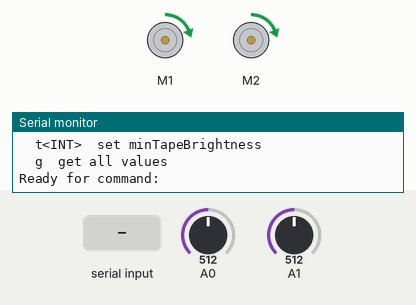
A sketch run on a simulated Arduino Uno, built with avr-gcc and run on an emulated ATmega328P. On the bench: 2 × DC motor (green arrow = forward, orange = backward, longer = faster), the last lines printed to the serial monitor. Inputs (shaded band) come from the test bench; at power-on: A0 = 512, A1 = 512.

Above: at 1.2 s.
1.3 s: "s90\n" received over Serial
At 2.0 s:
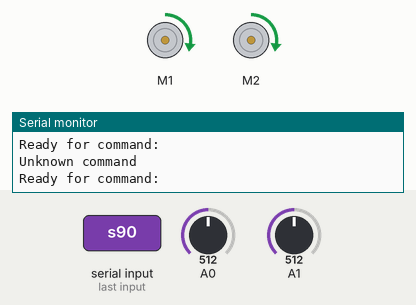
2.8 s: A0 set to 716
At 4.0 s:
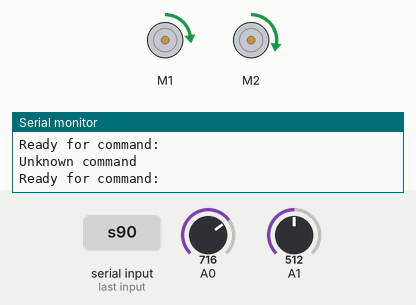
4.3 s: A1 set to 716
At 5.4 s:
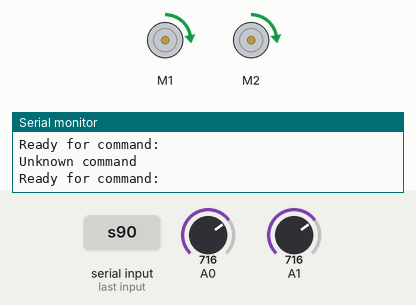
5.8 s: "f90\n" received over Serial
At 6.7 s:
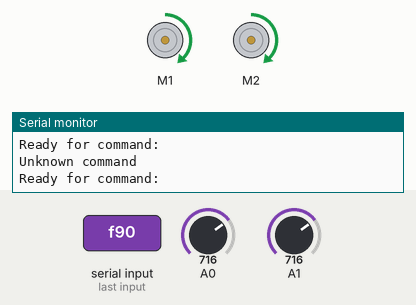
7.3 s: A0 set to 1023
At 7.6 s:
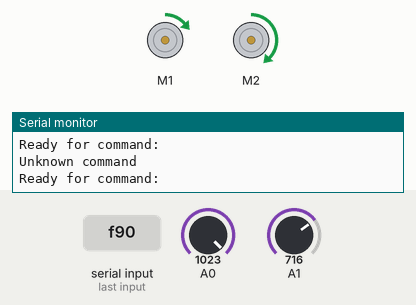
8.8 s: "s,45\n" received over Serial
At 10.2 s:
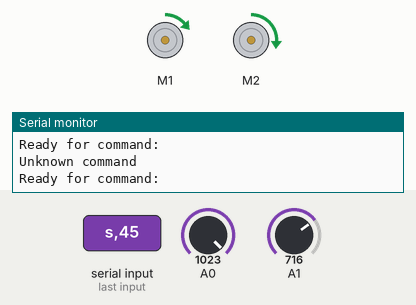
Timing chart, 0 to 11.3 s (numbered marks = the images above; inputs shaded):
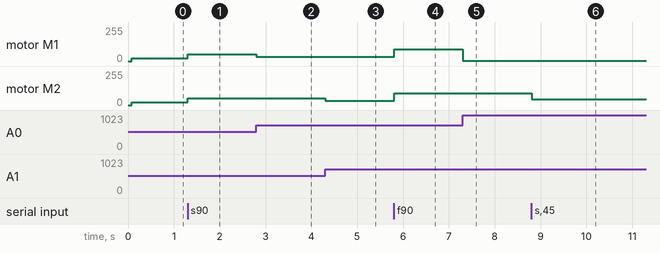

Measured:
- after the input at 1.3 s, motor M1, motor M2: forward 19/255 → forward 52/255 at once
- after the input at 2.8 s, motor M1: forward 52/255 → forward 31/255 at once
- after the input at 4.3 s, motor M2: forward 52/255 → forward 31/255 at once
- after the input at 5.8 s, motor M1, motor M2: forward 31/255 → forward 90/255 at once
- after the input at 7.3 s, motor M1: forward 90/255 → forward 1/255 at once
- after the input at 8.8 s, motor M2: forward 90/255 → forward 45/255 at once

The sketch:

Line_Follower.ino
```cpp
#include <Wire.h>
#include <Adafruit_MotorShield.h>
#include "utility/Adafruit_MS_PWMServoDriver.h"

Adafruit_MotorShield AFMS = Adafruit_MotorShield();

Adafruit_DCMotor *left=AFMS.getMotor(1);
Adafruit_DCMotor *right=AFMS.getMotor(2);

// #define DEBUG  // print sensor and motor data to serial
#define SERIAL_INPUT  // rudimentary serial control

int maxFloorBrightness = 900;
int minTapeBrightness = 750;

int leftSensor;
int rightSensor;

int maxSpeed=32;

int leftSpeed;
int rightSpeed;

int leftError;
int rightError;

int oldLeftError;
int oldRightError;

void setup() {
  Serial.begin(9600);  // initialize serial port
  AFMS.begin();  // initialize motor shield

  #ifdef SERIAL_INPUT
    Serial.println("Available commands:\n\ts<INT>\tset maxSpeed\n\tf<INT>\tset maxFloorBrightness\n\tt<INT>\tset minTapeBrightness\n\tg\tget all values");
    Serial.println("\nReady for command:");
  #endif

  // set motor direction
  left->run(FORWARD);
  right->run(FORWARD);
}

void loop() {
  // Serial Input
  #ifdef SERIAL_INPUT
    if (Serial.available() > 0) {
      switch (Serial.peek()) {
        case 's':
          Serial.read();  // clear first char
          maxSpeed = Serial.parseInt();
          Serial.print("Set maxSpeed to ");
          Serial.println(maxSpeed);
          break;
        case 'f':
          Serial.read();
          maxFloorBrightness = Serial.parseInt();
          Serial.print("Set maxFloorBrightness to ");
          Serial.println(maxFloorBrightness);
          break;
        case 't':
          Serial.read();
          minTapeBrightness = Serial.parseInt();
          Serial.print("Set minTapeBrightness to ");
          Serial.println(minTapeBrightness);
          break;
        case 'g':
          Serial.read();
          Serial.println("Current values:");
          Serial.print("maxSpeed\t");
          Serial.println(maxSpeed);
          Serial.print("maxFloorBrightness\t");
          Serial.println(maxFloorBrightness);
          Serial.print("minTapeBrightness\t");
          Serial.println(minTapeBrightness);
          break;
        default:
          Serial.println("Unknown command");
          while(Serial.available()) {  // clear input buffer
            Serial.read();
            delay(10);
          }
          break;
      }
      Serial.println("\nReady for command:");
    }
  #endif

  leftSensor = 1024 - analogRead(A0);
  rightSensor = 1024 - analogRead(A1);

  // PRECALCULATIONS
  leftError = constrain(maxFloorBrightness-leftSensor, 0, maxFloorBrightness);
  rightError = constrain(maxFloorBrightness-rightSensor, 0,  maxFloorBrightness);

  // LEFT/RIGHT CONTROL
  leftSpeed = maxSpeed - map(leftError, 0, maxFloorBrightness, 0, maxSpeed);
  rightSpeed = maxSpeed - map(rightError, 0, maxFloorBrightness, 0, maxSpeed);

  // prevent stopping when both sensors see tape on sharp turns
  if (leftSpeed == 0 && rightSpeed == 0) {
    leftSpeed = 5;
    rightSpeed = 5;
  }

  // set motor speeds
  left->setSpeed(leftSpeed);
  right->setSpeed(rightSpeed);

  oldLeftError=leftError;
  oldRightError=rightError;

  #ifdef DEBUG
    Serial.print(leftSensor);
    Serial.print("\t");
    Serial.print(rightSensor);
    Serial.print("\t");
    Serial.print(leftSpeed);
    Serial.print("\t");
    Serial.println(rightSpeed);
  #endif
}
```
